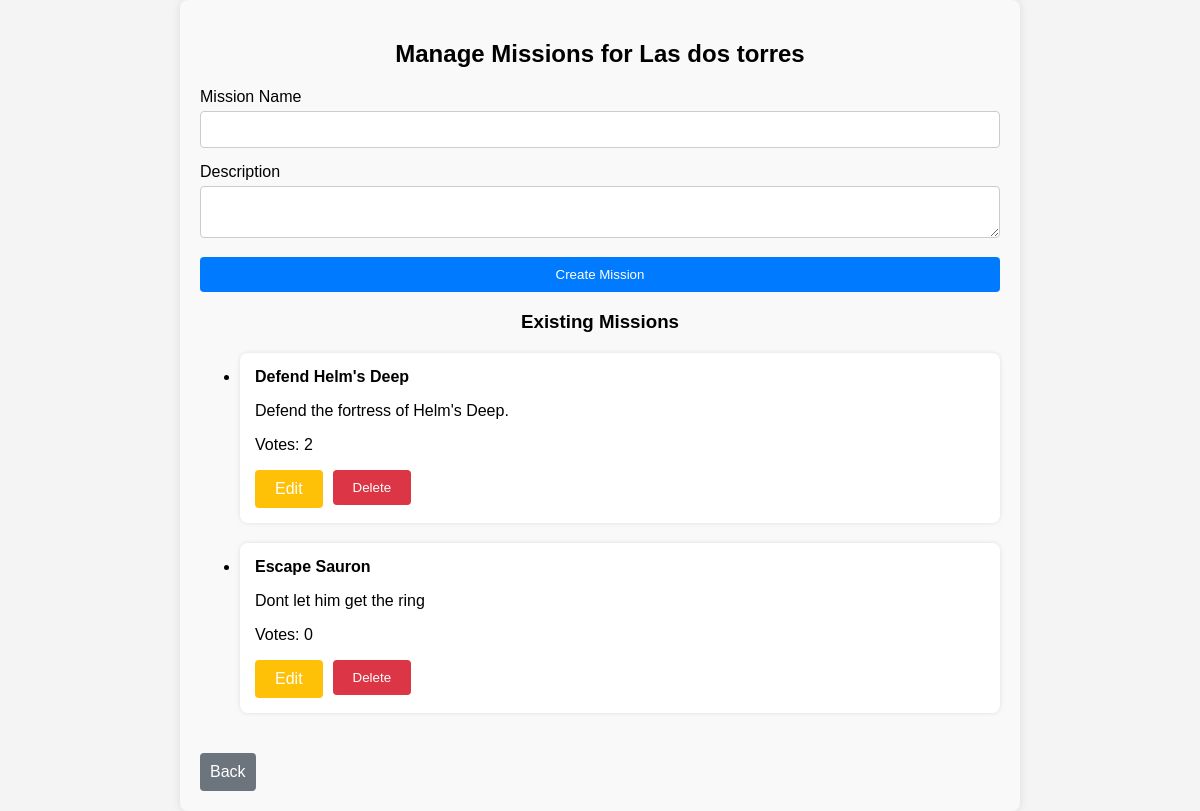
Page /missions/1/manage (signed in) on the earlier database version.
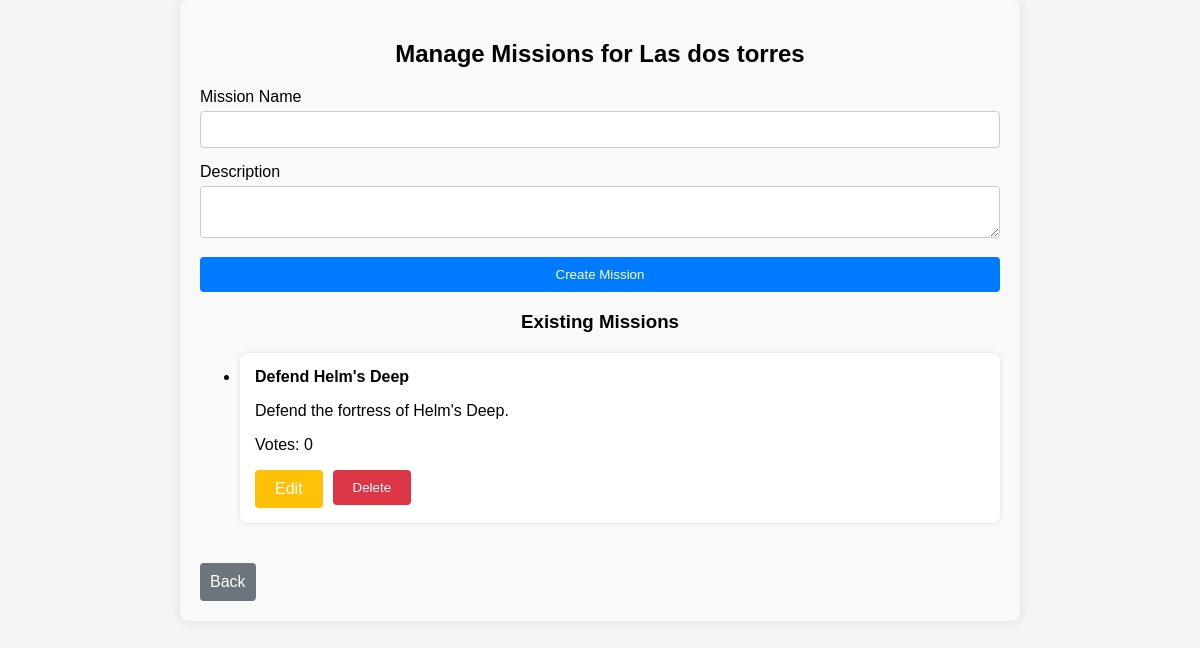
Same page on the later database version.
### app/models/campaign.py (models this page shows, shortened)
class Campaign(db.Model):
    id = db.Column(db.Integer, primary_key=True)
    name = db.Column(db.String(150), nullable=False)
    master_id = db.Column(db.Integer, db.ForeignKey('user.id'), nullable=False)
    is_public = db.Column(db.Boolean, default=False)
    allowed_players = db.relationship('User', secondary=allowed_players, lazy='subquery',
                                      backref=db.backref('campaigns', lazy=True))

### app/models/mission.py (models this page shows, shortened)
class Mission(db.Model):
    id = db.Column(db.Integer, primary_key=True)
    name = db.Column(db.String(150), nullable=False)
    description = db.Column(db.String(500), nullable=False)
    campaign_id = db.Column(db.Integer, db.ForeignKey('campaign.id'), nullable=False)
    rewards = db.Column(db.String(500), nullable=True)  # Nuevo atributo
    votes = db.Column(db.Integer, default=0)  # Nuevo atributo
    voters = db.relationship('User', secondary=mission_votes, backref='voted_missions')  # Relación con User

### app/routes/missions.py (the view, shortened to what this page needs)
@missions_bp.route('/<int:campaign_id>/manage', methods=['GET', 'POST'])
@login_required
def manage_missions(campaign_id):
    campaign = Campaign.query.get_or_404(campaign_id)
    if campaign.master_id != current_user.id:
        flash('You do not have permission to manage missions for this campaign.', 'danger')
        return redirect(url_for('campaigns.play_campaign', campaign_id=campaign_id))
    missions = Mission.query.filter_by(campaign_id=campaign_id).all()
    return render_template('missions/manage.html', campaign=campaign, missions=missions)

### app/templates/missions/manage.html (shortened to what this page needs)
<!DOCTYPE html>
<html lang="en">
<head>
    <link rel="stylesheet" href="{{ url_for('static', filename='styles.css') }}">
</head>
<body>
    <div class="container">
        <h2>Manage Missions for {{ campaign.name }}</h2>
        <form method="POST">
            <div class="form-group">
                <label for="name">Mission Name</label>
                <input type="text" id="name" name="name" required>
            </div>
            <div class="form-group">
                <label for="description">Description</label>
                <textarea id="description" name="description" required></textarea>
            </div>
            <button type="submit" class="btn">Create Mission</button>
        </form>
        <h3>Existing Missions</h3>
        <ul>
            {% for mission in missions %}
            <li class="mission-item">
                <strong>{{ mission.name }}</strong>
                <p>{{ mission.description }}</p>
                <p>Votes: {{ mission.votes }}</p>
                <div class="button-group">
                    <a href="{{ url_for('missions.edit_mission', mission_id=mission.id) }}" class="btn edit-button">Edit</a>
                    <form method="POST" action="{{ url_for('missions.delete_mission', mission_id=mission.id) }}" style="display:inline;">
                        <button type="submit" class="btn delete-button">Delete</button>
                    </form>
                </div>
            </li>
            {% endfor %}
        </ul>
        <a href="{{ url_for('campaigns.play_campaign', campaign_id=campaign.id) }}" class="back-button">Back</a>
    </div>
</body>
</html>

### app/static/styles.css (style rules this page uses)
body { font-family: Arial, sans-serif; background-color: #f4f4f4; margin: 0; padding: 0; }
.container { max-width: 600px; margin: 50px auto; padding: 20px; background-color: #fff; box-shadow: 0 0 10px rgba(0, 0, 0, 0.1); }
h2 { text-align: center; margin-bottom: 20px; }
.form-group { margin-bottom: 15px; }
.form-group label { display: block; margin-bottom: 5px; }
.form-group input { width: 100%; padding: 8px; box-sizing: border-box; }
button { width: 100%; padding: 10px; background-color: #007bff; color: #fff; border: none; cursor: pointer; }

### app/templates/missions/manage.html (style rules this page uses)
.container { max-width: 800px; margin: 0 auto; padding: 20px; background-color: #f9f9f9; border-radius: 8px; box-shadow: 0 0 10px rgba(0, 0, 0, 0.1); }
h2, h3 { text-align: center; margin-bottom: 20px; }
.form-group { margin-bottom: 15px; }
.form-group label { display: block; margin-bottom: 5px; }
.form-group input, .form-group textarea { width: 100%; padding: 10px; border: 1px solid #ccc; border-radius: 4px; box-sizing: border-box; }
.btn { display: inline-block; padding: 10px 20px; background-color: #007bff; color: #fff; border: none; border-radius: 4px; cursor: pointer; text-decoration: none; text-align: center; }
.back-button { display: inline-block; margin-top: 20px; padding: 10px; background-color: #6c757d; color: #fff; border: none; border-radius: 4px; cursor: pointer; text-decoration: none; text-align: center; }
.mission-item { margin-bottom: 20px; padding: 15px; background-color: #fff; border-radius: 8px; box-shadow: 0 0 5px rgba(0, 0, 0, 0.1); }
.button-group { display: flex; gap: 10px; margin-top: 10px; }
.edit-button { background-color: #ffc107; }
.delete-button { background-color: #dc3545; }

Differences in the rows shown:
removed Mission: name "Escape Sauron", description "Dont let him get the ring", votes "0"
changed Mission "Defend Helm's Deep": votes "2" → "0"
